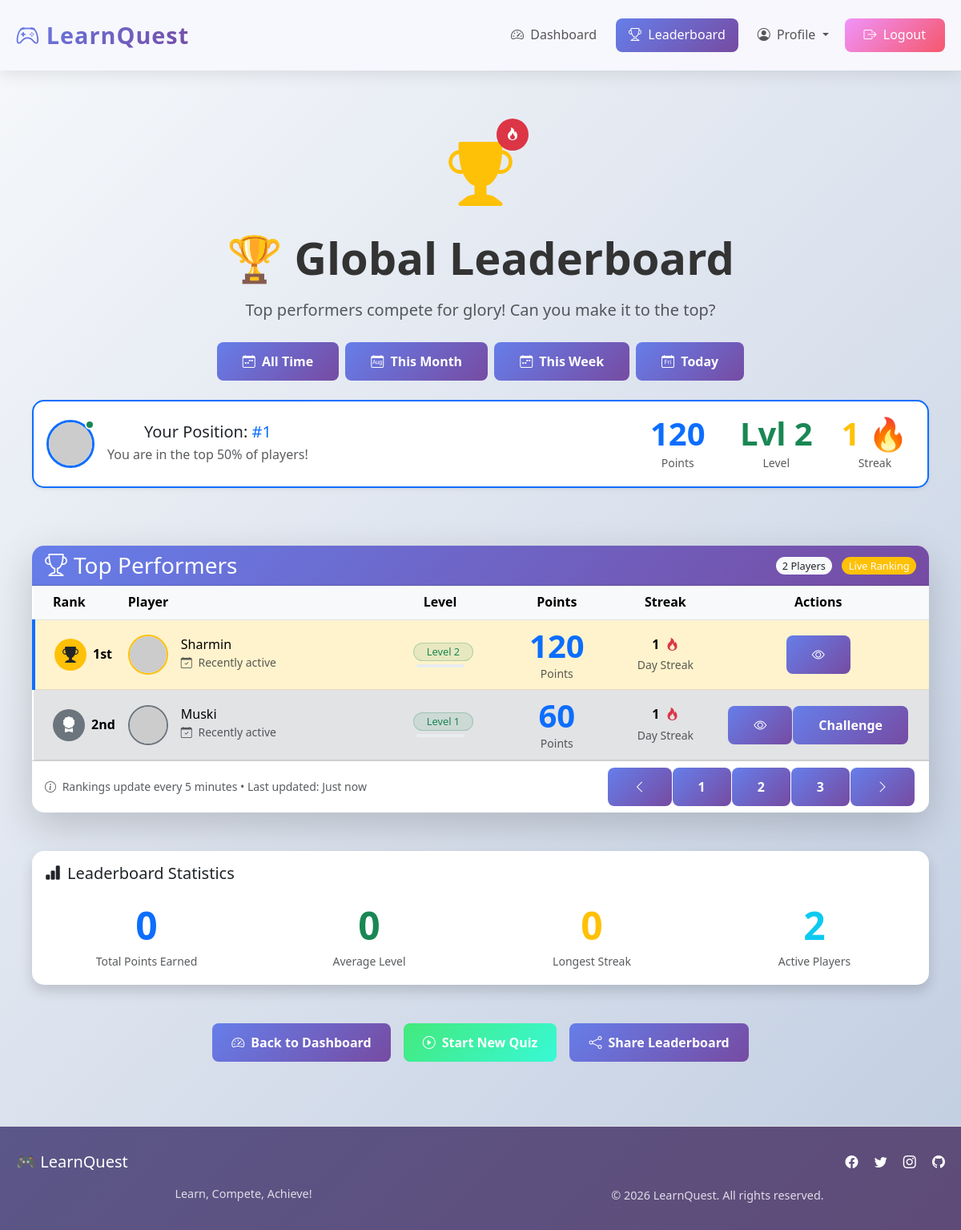
The app's page /leaderboard (signed in), older data.
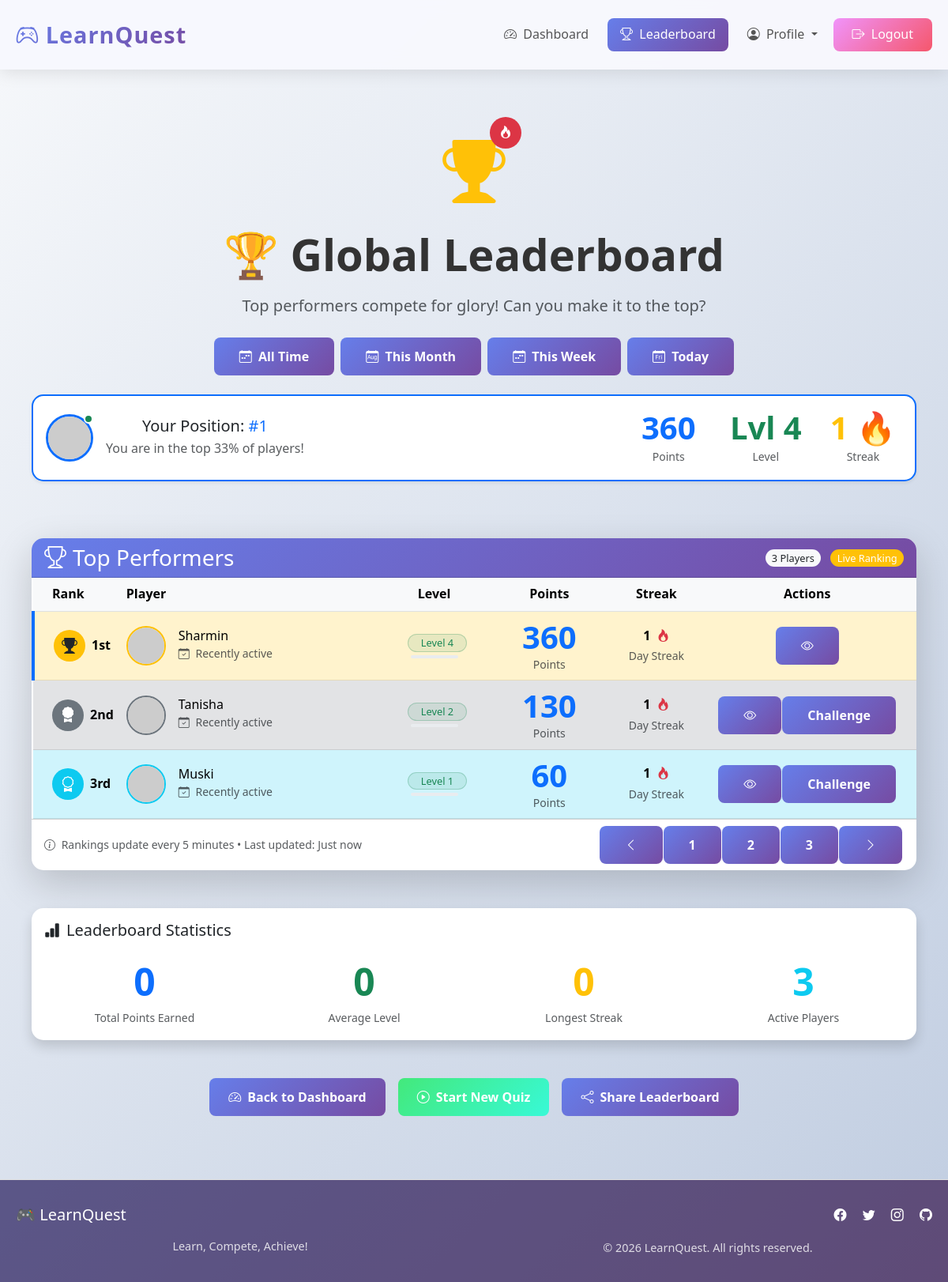
The same page, newer data.
### tables this page shows
CREATE TABLE users (
        id INTEGER PRIMARY KEY AUTOINCREMENT,
        username TEXT UNIQUE NOT NULL,
        password TEXT NOT NULL,
        points INTEGER DEFAULT 0,
        level INTEGER DEFAULT 1,
        badges TEXT DEFAULT '',
        streak INTEGER DEFAULT 0,
        last_quiz_date TEXT,
        total_quizzes INTEGER DEFAULT 0,
        best_streak INTEGER DEFAULT 0,
        avatar TEXT DEFAULT '🎓',
        created_at TIMESTAMP DEFAULT CURRENT_TIMESTAMP
    );

### app.py (the view)
@app.route('/leaderboard')
def leaderboard():
    conn = get_db()
    users = conn.execute('SELECT username, points, level, badges, streak, avatar FROM users ORDER BY points DESC LIMIT 10').fetchall()
    conn.close()
    return render_template('leaderboard.html', users=users)

### app.py (called while the page is built)
def get_db():
    conn = sqlite3.connect('quiz_platform.db')
    conn.row_factory = sqlite3.Row
    return conn

### templates/leaderboard.html (shortened to what the changed rows need)
{% extends "base.html" %}
{% block content %}
<div class="container py-5">
    <div class="row mb-5">
        <div class="col-12">
            <div class="text-center">
                <h1 class="display-4 fw-bold mb-3">🏆 Global Leaderboard</h1>
                {% if session.user_id %}
                    {% for user in users %}
                        {% if user.username == session.username %}
                        <div class="card border-primary border-2 shadow-sm mb-4">
                            <div class="card-body">
                                <div class="row align-items-center">
                                    <div class="col-md-8">
                                        <div class="d-flex align-items-center">
                                            <div class="position-relative me-3">
                                                {% if user.avatar %}
                                                    <img src="{{ url_for('static', filename='avatars/' + user.avatar) }}"
                                                         alt="{{ user.username }}'s avatar"
                                                         class="rounded-circle border border-3 border-primary"
                                                         style="width: 60px; height: 60px; object-fit: cover;"
                                                         onerror="this.src='https://ui-avatars.com/api/?name={{ user.username }}&background=667eea&color=fff&size=60'">
                                                {% else %}
                                                    <div class="bg-primary text-white rounded-circle d-flex align-items-center justify-content-center"
                                                         style="width: 60px; height: 60px; font-size: 1.5rem;">
                                                        {{ user.username[0]|upper }}
                                                    </div>
                                                {% endif %}
                                                <div class="position-absolute top-0 end-0 bg-success border border-2 border-white rounded-circle p-1"></div>
                                            </div>
                                            <div>
                                                <h5 class="mb-1">Your Position: <span class="text-primary">#{{ loop.index }}</span></h5>
                                                <p class="text-muted mb-0">
                                                    {% if users|length > 0 %}
                                                        You are in the top {{ ((loop.index / users|length) * 100)|round|int }}% of players!
                                                    {% else %}
                                                        Be the first to join the leaderboard!
                                                    {% endif %}
                                                </p>
                                            </div>
                                        </div>
                                    </div>
                                    <div class="col-md-4">
                                        <div class="row text-center">
                                            <div class="col-4">
                                                <div class="display-6 fw-bold text-primary">{{ user.points }}</div>
                                                <small class="text-muted">Points</small>
                                            </div>
                                            <div class="col-4">
                                                <div class="display-6 fw-bold text-success">Lvl {{ user.level }}</div>
                                                <small class="text-muted">Level</small>
                                            </div>
                                            <div class="col-4">
                                                <div class="display-6 fw-bold text-warning">{{ user.streak }} 🔥</div>
                                                <small class="text-muted">Streak</small>
                                            </div>
                                        </div>
                                    </div>
                                </div>
                            </div>
                        </div>
                        {% endif %}
                    {% endfor %}
                {% endif %}
            </div>
        </div>
    </div>
    <div class="row mb-5">
        <div class="col-12">
            <div class="card border-0 shadow-lg animate-fade-in-up">
                <div class="card-header bg-gradient-primary text-white">
                    <div class="row align-items-center">
                        <div class="col-md-6 text-md-end">
                            <span class="badge bg-light text-dark">{{ users|length }} Players</span>
                            <span class="badge bg-warning ms-2">Live Ranking</span>
                        </div>
                    </div>
                </div>
                <div class="card-body p-0">
                    <div class="table-responsive">
                        <table class="table table-hover align-middle mb-0">
                            <thead class="table-light">
                                <tr>
                                    <th class="ps-4" style="width: 80px;">Rank</th>
                                    <th>Player</th>
                                    <th class="text-center">Level</th>
                                    <th class="text-center">Points</th>
                                    <th class="text-center">Streak</th>
                                    <th class="pe-4 text-center" style="width: 120px;">Actions</th>
                                </tr>
                            </thead>
                            <tbody>
                                {% if users %}
                                    {% for user in users %}
                                    <tr class="{% if loop.index <= 3 %}table-{{ ['warning', 'secondary', 'info'][loop.index-1] }}{% endif %} {% if user.username == session.username %}table-primary{% endif %}">
                                        <td class="ps-4">
                                            <div class="position-relative">
                                                {% if loop.index == 1 %}
                                                    <div class="position-absolute top-50 start-0 translate-middle-y">
                                                        <div class="bg-warning text-dark rounded-circle d-flex align-items-center justify-content-center"
                                                             style="width: 40px; height: 40px;">
                                                            <i class="bi bi-trophy-fill fs-5"></i>
                                                        </div>
                                                    </div>
                                                    <span class="ms-5 fw-bold">1st</span>
                                                {% elif loop.index == 2 %}
                                                    <div class="position-absolute top-50 start-0 translate-middle-y">
                                                        <div class="bg-secondary text-white rounded-circle d-flex align-items-center justify-content-center"
                                                             style="width: 40px; height: 40px;">
                                                            <i class="bi bi-award-fill fs-5"></i>
                                                        </div>
                                                    </div>
                                                    <span class="ms-5 fw-bold">2nd</span>
                                                {% elif loop.index == 3 %}
                                                    <div class="position-absolute top-50 start-0 translate-middle-y">
                                                        <div class="bg-info text-white rounded-circle d-flex align-items-center justify-content-center"
                                                             style="width: 40px; height: 40px;">
                                                            <i class="bi bi-award fs-5"></i>
                                                        </div>
                                                    </div>
                                                    <span class="ms-5 fw-bold">3rd</span>
                                                {% else %}
                                                    <div class="text-center">
                                                        <span class="badge bg-light text-dark rounded-pill" style="width: 40px;">{{ loop.index }}</span>
                                                    </div>
                                                {% endif %}
                                            </div>
                                        </td>
                                        <td>
                                            <div class="d-flex align-items-center">
                                                <div class="position-relative me-3">
                                                    {% if user.avatar %}
                                                        <img src="{{ url_for('static', filename='avatars/' + user.avatar) }}"
                                                             alt="{{ user.username }}'s avatar"
                                                             class="rounded-circle border border-2 {% if loop.index == 1 %}border-warning{% elif loop.index == 2 %}border-secondary{% elif loop.index == 3 %}border-info{% else %}border-light{% endif %}"
                                                             style="width: 50px; height: 50px; object-fit: cover;"
                                                             onerror="this.src='https://ui-avatars.com/api/?name={{ user.username }}&background=667eea&color=fff&size=50'">
                                                    {% endif %}
                                                </div>
                                                <div>
                                                    <h6 class="mb-0">{{ user.username }}</h6>
                                                    <small class="text-muted">
                                                        <i class="bi bi-calendar-check me-1"></i>
                                                        {{ user.last_active if user.last_active else 'Recently active' }}
                                                    </small>
                                                </div>
                                            </div>
                                        </td>
                                        <td class="text-center">
                                            <div class="d-flex flex-column align-items-center">
                                                <span class="badge bg-success bg-opacity-10 text-success border border-success border-opacity-25 rounded-pill px-3 py-1 mb-1">
                                                    Level {{ user.level }}
                                                </span>
                                                <div class="progress" style="width: 60px; height: 4px;">
                                                </div>
                                            </div>
                                        </td>
                                        <td class="text-center">
                                            <span class="display-6 fw-bold text-primary">{{ user.points }}</span>
                                            <div class="small text-muted">Points</div>
                                        </td>
                                        <td class="text-center">
                                            <div class="d-flex align-items-center justify-content-center">
                                                <span class="fw-bold me-2">{{ user.streak }}</span>
                                                <i class="bi bi-fire text-danger"></i>
                                            </div>
                                            <small class="text-muted">Day Streak</small>
                                        </td>
                                        <td class="pe-4 text-center">
                                            <div class="btn-group" role="group">
                                                <button type="button" class="btn btn-outline-primary btn-sm"
                                                        data-bs-toggle="tooltip"
                                                        title="View Profile">
                                                    <i class="bi bi-eye"></i>
                                                </button>
                                                {% if session.user_id and user.username != session.username %}
                                                    <button type="button" class="btn btn-outline-success btn-sm"
                                                            data-bs-toggle="tooltip"
                                                            title="Challenge">
                                                        Challenge
                                                    </button>
                                                {% endif %}
                                            </div>
                                        </td>
                                    </tr>
                                    {% endfor %}
                                {% endif %}
                            </tbody>
                        </table>
                    </div>
                </div>
            </div>
        </div>
    </div>
    <div class="row mb-5">
        <div class="col-12">
            <div class="card border-0 shadow">
                <div class="card-body">
                    <div class="row g-4">
                        <div class="col-md-3 col-6">
                            <div class="text-center">
                                <div class="display-5 fw-bold text-info mb-1">
                                    {{ users|length if users is defined else 0 }}
                                </div>
                                <small class="text-muted">Active Players</small>
                            </div>
                        </div>
                    </div>
                </div>
            </div>
        </div>
    </div>
</div>
{% endblock %}

Row changes from the older to the newer data that the page shows:
changed users "Sharmin": index "50" → "33"; points "120" → "360"; level "2" → "4"
added users: shows "2nd", username "Tanisha", last_active "Recently active", level "2", points "130", streak "1", shows "Challenge", shown under "Top Performers"
computed for users "Muski": text "2nd" → "3rd"
Text that changed along with them:
{{ users|length }}: "2" → "3"
{{ users|length if users is defined else 0 }}: "2" → "3"
